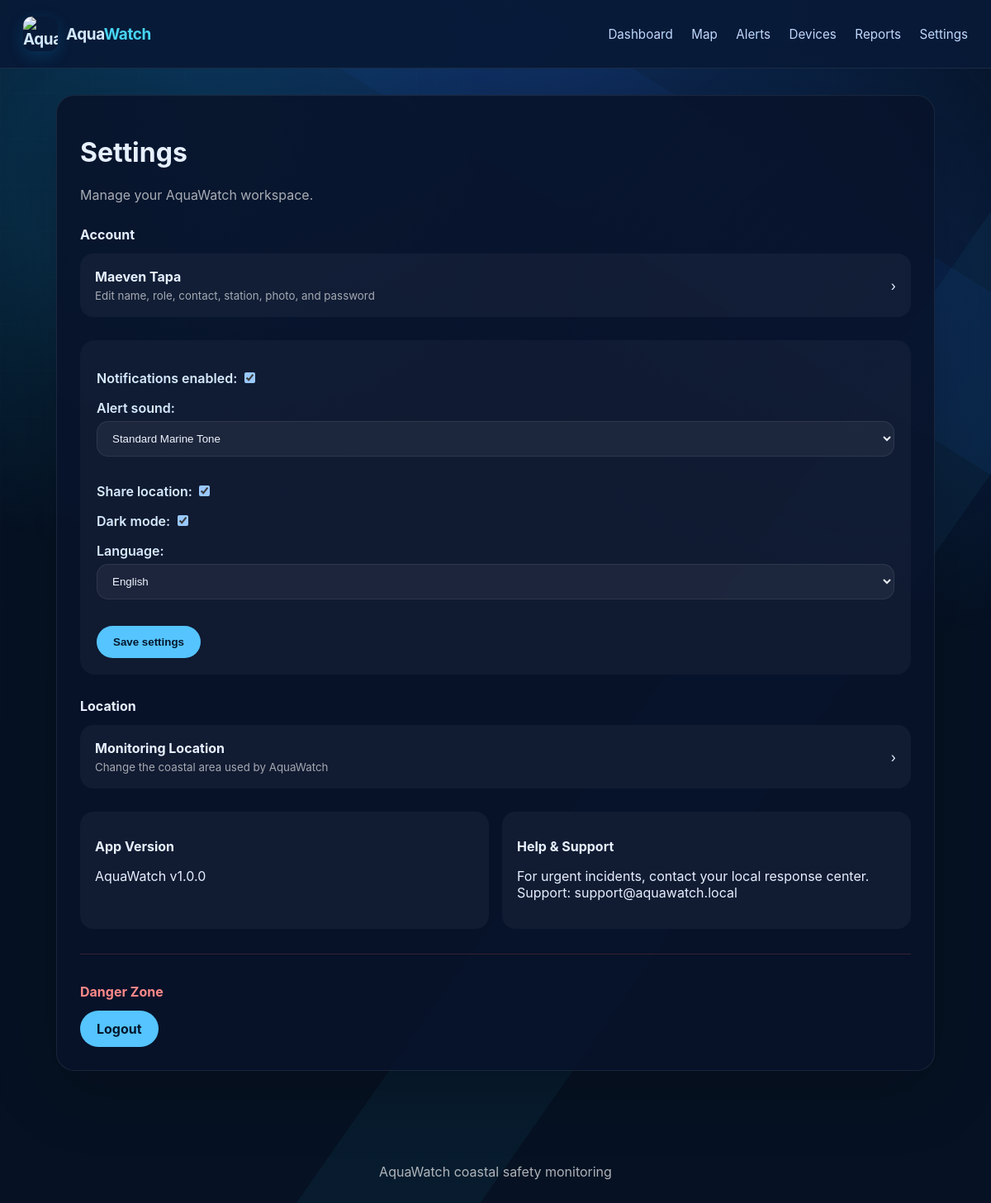
Page /settings/ (signed in) on the committed database.
### aquawatch_app/models.py (models this page shows, shortened)
class UserProfile(models.Model):
    user = models.OneToOneField(User, on_delete=models.CASCADE)
    role = models.CharField(max_length=128, default='Coastal responder')
    station = models.CharField(max_length=128, blank=True)
    phone = models.CharField(max_length=64, blank=True)
    dark_mode = models.BooleanField(default=True)
    language = models.CharField(max_length=32, default='English')
    notifications_enabled = models.BooleanField(default=True)
    share_location = models.BooleanField(default=True)
    alert_sound = models.CharField(max_length=64, default='Standard Marine Tone')
    profile_image = models.FileField(upload_to='profiles/', blank=True)

### aquawatch_app/views.py (the view)
# urls.py: path('settings/', views.settings_view, name='settings'),
@login_required
def settings_view(request):
    profile = get_or_create_profile(request.user)
    if request.method == 'POST':
        form = SettingsForm(request.POST, instance=profile)
        if form.is_valid():
            form.save()
            messages.success(request, 'Settings saved.')
            return redirect('settings')
    else:
        form = SettingsForm(instance=profile)
    return render(request, 'aquawatch_app/settings.html', {'form': form, 'profile': profile})

### aquawatch_app/forms.py
class SettingsForm(forms.ModelForm):
    class Meta:
        model = UserProfile
        fields = ['notifications_enabled', 'alert_sound', 'share_location', 'dark_mode', 'language']
        widgets = {
            'alert_sound': forms.Select(choices=[
                ('Standard Marine Tone', 'Standard Marine Tone'),
                ('Emergency Beacon', 'Emergency Beacon'),
                ('Silent', 'Silent'),
            ]),
            'language': forms.Select(choices=[
                ('English', 'English'),
                ('Filipino', 'Filipino'),
                ('Cebuano', 'Cebuano'),
            ]),
        }

### aquawatch_app/context_processors.py (called while the page is built)
def aquawatch_preferences(request):
    if not request.user.is_authenticated:
        return {'aqua_profile': None, 'aqua_language': 'English', 'aqua_dark_mode': True}
    try:
        profile = request.user.userprofile
    except (AttributeError, UserProfile.DoesNotExist):
        profile = None
    return {
        'aqua_profile': profile,
        'aqua_language': profile.language if profile else 'English',
        'aqua_dark_mode': profile.dark_mode if profile else True,
    }

### aquawatch_app/views.py (called while the page is built)
def get_or_create_profile(user: User) -> UserProfile:
    profile, _ = UserProfile.objects.get_or_create(user=user)
    return profile

### aquawatch_app/templates/aquawatch_app/settings.html (shortened to what this page needs)
{% extends 'aquawatch_app/base.html' %}
{% block content %}<div class="page-card"><h1>Settings</h1><p class="muted">Manage your AquaWatch workspace.</p>
<section class="settings-section"><h2>Account</h2><a class="settings-link" href="{% url 'profile' %}"><span><strong>{{ user.get_full_name|default:user.username }}</strong><small>Edit name, role, contact, station, photo, and password</small></span><span>&rsaquo;</span></a></section>
<form method="post" class="settings-form">{% csrf_token %}{{ form.as_p }}<button class="button" type="submit">Save settings</button></form>
<section class="settings-section"><h2>Location</h2><a class="settings-link" href="{% url 'location' %}"><span><strong>Monitoring Location</strong><small>Change the coastal area used by AquaWatch</small></span><span>&rsaquo;</span></a></section>
<section class="settings-section info-grid"><div><h2>App Version</h2><p>AquaWatch v1.0.0</p></div><div><h2>Help &amp; Support</h2><p>For urgent incidents, contact your local response center. Support: support@aquawatch.local</p></div></section>
<section class="danger-zone"><h2>Danger Zone</h2><a class="button button-danger" href="{% url 'logout' %}">Logout</a></section></div>{% endblock %}

### aquawatch_app/static/aquawatch_app/styles.css (style rules this page uses)
:root { color-scheme: dark; background: #061223; color: #f5f9ff; font-family: Inter, system-ui, sans-serif; }
* { box-sizing: border-box; }
body { margin: 0; background: radial-gradient(circle at top, #0f2e5e 0%, #061223 45%); color: #e6f0ff; }
.page-card { background: rgba(8, 19, 43, 0.9); border: 1px solid rgba(255, 255, 255, 0.08); border-radius: 22px; box-shadow: 0 24px 80px rgba(0, 0, 0, 0.22); padding: 28px; margin-bottom: 24px; }
.muted { color: rgba(255, 255, 255, 0.65); }
.settings-section { margin: 28px 0; }
.settings-section h2, .danger-zone h2 { font-size: 1rem; }
.settings-link { display: flex; justify-content: space-between; gap: 16px; align-items: center; padding: 18px; border-radius: 16px; background: rgba(255,255,255,.04); color: inherit; text-decoration: none; }
.settings-link small { display: block; margin-top: 5px; color: rgba(255,255,255,.62); }
.settings-form { padding: 20px; border-radius: 18px; background: rgba(255,255,255,.035); }
.info-grid { display: grid; grid-template-columns: 1fr 1fr; gap: 16px; }
.info-grid > div { padding: 18px; border-radius: 16px; background: rgba(255,255,255,.04); }
.danger-zone { margin-top: 30px; padding-top: 22px; border-top: 1px solid rgba(255,80,80,.2); }
.danger-zone h2 { color: #ff8989; }
.button-danger { background: #c53d4b; color: white; }
.button, .button-secondary { padding: 12px 20px; border-radius: 999px; border: none; font-weight: 700; text-decoration: none; display: inline-flex; align-items: center; justify-content: center; cursor: pointer; }
.button { background: #55c4ff; color: #04172c; }
input[type='text'], input[type='email'], input[type='password'], input[type='number'], textarea, select { width: 100%; margin-top: 6px; margin-bottom: 16px; padding: 12px 14px; border-radius: 14px; border: 1px solid rgba(255, 255, 255, 0.08); background: rgba(255, 255, 255, 0.05); color: #eef4ff; }
label { font-weight: 600; color: #d8ecff; }
body::before { content:""; position:fixed; z-index:0; inset:0; pointer-events:none; background:radial-gradient(circle at 12% 14%,rgba(15,181,231,.14) 0 8%,transparent 28%),radial-gradient(circle at 88% 28%,rgba(29,98,223,.12) 0 7%,transparent 25%),linear-gradient(125deg,transparent 0 62%,rgba(38,194,232,.055) 62% 72%,transparent 72%),linear-gradient(32deg,transparent 0 74%,rgba(29,98,223,.07) 74% 84%,transparent 84%); }
body::after { content:""; position:fixed; z-index:0; inset:0; pointer-events:none; opacity:.42; background-image:linear-gradient(rgba(116,214,255,.045) 1px,transparent 1px),linear-gradient(90deg,rgba(116,214,255,.045) 1px,transparent 1px); background-size:56px 56px; mask-image:linear-gradient(135deg,#000 0%,transparent 66%); }

### rows in the picture
UserProfile: notifications_enabled "☑", alert_sound "Standard Marine Tone", share_location "☑", dark_mode "☑", language "English"

### other values in the picture
{{ user.get_full_name|default:user.username }} "Maeven Tapa"
